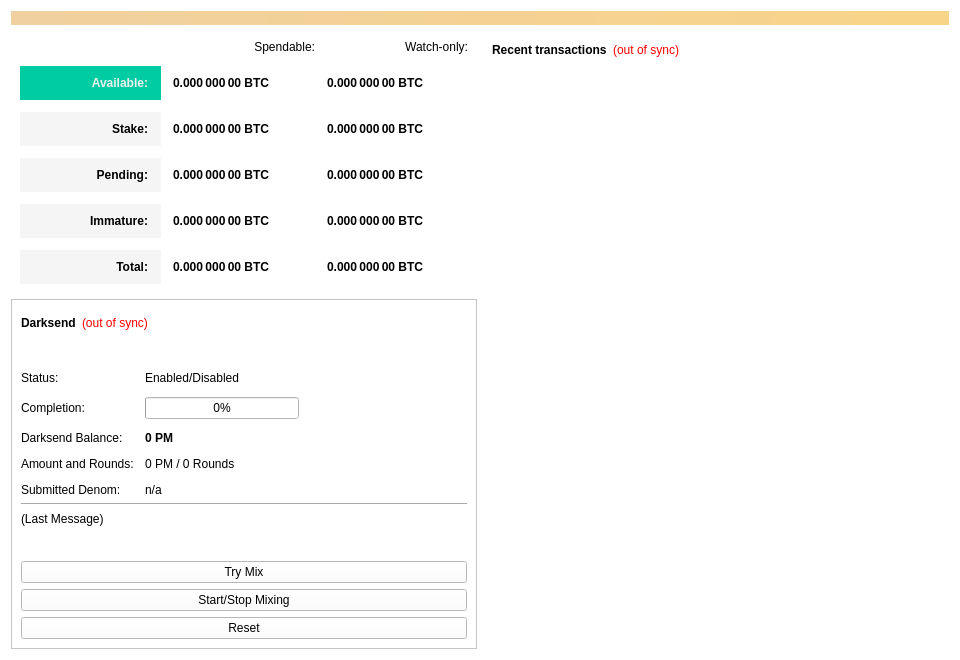
<?xml version="1.0" encoding="UTF-8"?>
<ui version="4.0">
 <class>OverviewPage</class>
 <widget class="QWidget" name="OverviewPage">
  <property name="geometry">
   <rect>
    <x>0</x>
    <y>0</y>
    <width>960</width>
    <height>594</height>
   </rect>
  </property>
  <property name="minimumSize">
   <size>
    <width>960</width>
    <height>0</height>
   </size>
  </property>
  <property name="windowTitle">
   <string>Form</string>
  </property>
  <property name="styleSheet">
   <string notr="true">background-color: rgb(255, 255, 255);</string>
  </property>
  <layout class="QVBoxLayout" name="topLayout">
   <item>
    <widget class="QLabel" name="labelAlerts">
     <property name="visible">
      <bool>false</bool>
     </property>
     <property name="styleSheet">
      <string notr="true">background-color: qlineargradient(x1: 0, y1: 0, x2: 1, y2: 0, stop:0 #F0D0A0, stop:1 #F8D488); color:#000000;</string>
     </property>
     <property name="wordWrap">
      <bool>true</bool>
     </property>
     <property name="margin">
      <number>3</number>
     </property>
    </widget>
   </item>
   <item>
    <layout class="QHBoxLayout" name="horizontalLayout" stretch="1,1">
     <item>
      <layout class="QVBoxLayout" name="verticalLayout_2">
       <item>
        <widget class="QFrame" name="frame">
         <property name="styleSheet">
          <string notr="true">border:0</string>
         </property>
         <property name="frameShape">
          <enum>QFrame::StyledPanel</enum>
         </property>
         <property name="frameShadow">
          <enum>QFrame::Raised</enum>
         </property>
         <layout class="QVBoxLayout" name="verticalLayout_4">
          <item>
           <layout class="QGridLayout" name="gridLayout">
            <property name="spacing">
             <number>12</number>
            </property>
            <item row="5" column="0">
             <widget class="QLabel" name="labelTotalText">
              <property name="styleSheet">
               <string notr="true">background-color: rgb(245, 245, 245);
color: rgb(0, 0, 0);
 font-weight: 900;
padding: 10px;</string>
              </property>
              <property name="text">
               <string>Total:</string>
              </property>
              <property name="alignment">
               <set>Qt::AlignRight|Qt::AlignTrailing|Qt::AlignVCenter</set>
              </property>
             </widget>
            </item>
            <item row="1" column="2">
             <widget class="QLabel" name="labelWatchAvailable">
              <property name="font">
               <font>
                <weight>75</weight>
                <bold>true</bold>
               </font>
              </property>
              <property name="cursor">
               <cursorShape>IBeamCursor</cursorShape>
              </property>
              <property name="toolTip">
               <string>Your current balance in watch-only addresses</string>
              </property>
              <property name="text">
               <string notr="true">0.000 000 00 BTC</string>
              </property>
              <property name="alignment">
               <set>Qt::AlignLeading|Qt::AlignLeft|Qt::AlignVCenter</set>
              </property>
              <property name="textInteractionFlags">
               <set>Qt::LinksAccessibleByMouse|Qt::TextSelectableByKeyboard|Qt::TextSelectableByMouse</set>
              </property>
             </widget>
            </item>
            <item row="3" column="0">
             <widget class="QLabel" name="labelPendingText">
              <property name="styleSheet">
               <string notr="true">background-color: rgb(245, 245, 245);
color: rgb(0, 0, 0);
 font-weight: 900;
padding: 10px;</string>
              </property>
              <property name="text">
               <string>Pending:</string>
              </property>
              <property name="alignment">
               <set>Qt::AlignRight|Qt::AlignTrailing|Qt::AlignVCenter</set>
              </property>
             </widget>
            </item>
            <item row="4" column="2">
             <widget class="QLabel" name="labelWatchImmature">
              <property name="font">
               <font>
                <weight>75</weight>
                <bold>true</bold>
               </font>
              </property>
              <property name="cursor">
               <cursorShape>IBeamCursor</cursorShape>
              </property>
              <property name="toolTip">
               <string>Mined balance in watch-only addresses that has not yet matured</string>
              </property>
              <property name="text">
               <string notr="true">0.000 000 00 BTC</string>
              </property>
              <property name="alignment">
               <set>Qt::AlignLeading|Qt::AlignLeft|Qt::AlignVCenter</set>
              </property>
              <property name="textInteractionFlags">
               <set>Qt::LinksAccessibleByMouse|Qt::TextSelectableByKeyboard|Qt::TextSelectableByMouse</set>
              </property>
             </widget>
            </item>
            <item row="3" column="2">
             <widget class="QLabel" name="labelWatchPending">
              <property name="font">
               <font>
                <weight>75</weight>
                <bold>true</bold>
               </font>
              </property>
              <property name="cursor">
               <cursorShape>IBeamCursor</cursorShape>
              </property>
              <property name="toolTip">
               <string>Unconfirmed transactions to watch-only addresses</string>
              </property>
              <property name="text">
               <string notr="true">0.000 000 00 BTC</string>
              </property>
              <property name="alignment">
               <set>Qt::AlignLeading|Qt::AlignLeft|Qt::AlignVCenter</set>
              </property>
              <property name="textInteractionFlags">
               <set>Qt::LinksAccessibleByMouse|Qt::TextSelectableByKeyboard|Qt::TextSelectableByMouse</set>
              </property>
             </widget>
            </item>
            <item row="3" column="1">
             <widget class="QLabel" name="labelUnconfirmed">
              <property name="font">
               <font>
                <weight>75</weight>
                <bold>true</bold>
               </font>
              </property>
              <property name="cursor">
               <cursorShape>IBeamCursor</cursorShape>
              </property>
              <property name="toolTip">
               <string>Total of transactions that have yet to be confirmed, and do not yet count toward the spendable balance</string>
              </property>
              <property name="text">
               <string notr="true">0.000 000 00 BTC</string>
              </property>
              <property name="alignment">
               <set>Qt::AlignLeading|Qt::AlignLeft|Qt::AlignVCenter</set>
              </property>
              <property name="textInteractionFlags">
               <set>Qt::LinksAccessibleByMouse|Qt::TextSelectableByKeyboard|Qt::TextSelectableByMouse</set>
              </property>
             </widget>
            </item>
            <item row="4" column="0">
             <widget class="QLabel" name="labelImmatureText">
              <property name="styleSheet">
               <string notr="true">background-color: rgb(245, 245, 245);
color: rgb(0, 0, 0);
 font-weight: 900;
padding: 10px;</string>
              </property>
              <property name="text">
               <string>Immature:</string>
              </property>
              <property name="alignment">
               <set>Qt::AlignRight|Qt::AlignTrailing|Qt::AlignVCenter</set>
              </property>
             </widget>
            </item>
            <item row="2" column="2">
             <widget class="QLabel" name="labelWatchStake">
              <property name="font">
               <font>
                <weight>75</weight>
                <bold>true</bold>
               </font>
              </property>
              <property name="cursor">
               <cursorShape>IBeamCursor</cursorShape>
              </property>
              <property name="toolTip">
               <string>Total of coins that was staked in watch-only addresses, and do not yet count toward the current watch-only balance</string>
              </property>
              <property name="text">
               <string notr="true">0.000 000 00 BTC</string>
              </property>
              <property name="alignment">
               <set>Qt::AlignLeading|Qt::AlignLeft|Qt::AlignVCenter</set>
              </property>
              <property name="textInteractionFlags">
               <set>Qt::LinksAccessibleByMouse|Qt::TextSelectableByKeyboard|Qt::TextSelectableByMouse</set>
              </property>
             </widget>
            </item>
            <item row="2" column="1">
             <widget class="QLabel" name="labelStake">
              <property name="font">
               <font>
                <weight>75</weight>
                <bold>true</bold>
               </font>
              </property>
              <property name="cursor">
               <cursorShape>IBeamCursor</cursorShape>
              </property>
              <property name="toolTip">
               <string>Total of coins that was staked, and do not yet count toward the current balance</string>
              </property>
              <property name="text">
               <string notr="true">0.000 000 00 BTC</string>
              </property>
              <property name="alignment">
               <set>Qt::AlignLeading|Qt::AlignLeft|Qt::AlignVCenter</set>
              </property>
              <property name="textInteractionFlags">
               <set>Qt::LinksAccessibleByMouse|Qt::TextSelectableByKeyboard|Qt::TextSelectableByMouse</set>
              </property>
             </widget>
            </item>
            <item row="5" column="1">
             <widget class="QLabel" name="labelTotal">
              <property name="font">
               <font>
                <weight>75</weight>
                <bold>true</bold>
               </font>
              </property>
              <property name="cursor">
               <cursorShape>IBeamCursor</cursorShape>
              </property>
              <property name="toolTip">
               <string>Your current total balance</string>
              </property>
              <property name="text">
               <string notr="true">0.000 000 00 BTC</string>
              </property>
              <property name="alignment">
               <set>Qt::AlignLeading|Qt::AlignLeft|Qt::AlignVCenter</set>
              </property>
              <property name="textInteractionFlags">
               <set>Qt::LinksAccessibleByMouse|Qt::TextSelectableByKeyboard|Qt::TextSelectableByMouse</set>
              </property>
             </widget>
            </item>
            <item row="4" column="1">
             <widget class="QLabel" name="labelImmature">
              <property name="font">
               <font>
                <weight>75</weight>
                <bold>true</bold>
               </font>
              </property>
              <property name="cursor">
               <cursorShape>IBeamCursor</cursorShape>
              </property>
              <property name="toolTip">
               <string>Mined balance that has not yet matured</string>
              </property>
              <property name="text">
               <string notr="true">0.000 000 00 BTC</string>
              </property>
              <property name="alignment">
               <set>Qt::AlignLeading|Qt::AlignLeft|Qt::AlignVCenter</set>
              </property>
              <property name="textInteractionFlags">
               <set>Qt::LinksAccessibleByMouse|Qt::TextSelectableByKeyboard|Qt::TextSelectableByMouse</set>
              </property>
             </widget>
            </item>
            <item row="0" column="1">
             <widget class="QLabel" name="labelSpendable">
              <property name="text">
               <string>Spendable:</string>
              </property>
              <property name="alignment">
               <set>Qt::AlignRight|Qt::AlignTrailing|Qt::AlignVCenter</set>
              </property>
             </widget>
            </item>
            <item row="1" column="1">
             <widget class="QLabel" name="labelBalance">
              <property name="font">
               <font>
                <weight>75</weight>
                <bold>true</bold>
               </font>
              </property>
              <property name="cursor">
               <cursorShape>IBeamCursor</cursorShape>
              </property>
              <property name="toolTip">
               <string>Your current spendable balance</string>
              </property>
              <property name="text">
               <string notr="true">0.000 000 00 BTC</string>
              </property>
              <property name="alignment">
               <set>Qt::AlignLeading|Qt::AlignLeft|Qt::AlignVCenter</set>
              </property>
              <property name="textInteractionFlags">
               <set>Qt::LinksAccessibleByMouse|Qt::TextSelectableByKeyboard|Qt::TextSelectableByMouse</set>
              </property>
             </widget>
            </item>
            <item row="2" column="0">
             <widget class="QLabel" name="label_10">
              <property name="styleSheet">
               <string notr="true">background-color: rgb(245, 245, 245);
color: rgb(0, 0, 0);
 font-weight: 900;
padding: 10px;</string>
              </property>
              <property name="text">
               <string>Stake:</string>
              </property>
              <property name="alignment">
               <set>Qt::AlignRight|Qt::AlignTrailing|Qt::AlignVCenter</set>
              </property>
             </widget>
            </item>
            <item row="5" column="2">
             <widget class="QLabel" name="labelWatchTotal">
              <property name="font">
               <font>
                <weight>75</weight>
                <bold>true</bold>
               </font>
              </property>
              <property name="cursor">
               <cursorShape>IBeamCursor</cursorShape>
              </property>
              <property name="toolTip">
               <string>Current total balance in watch-only addresses</string>
              </property>
              <property name="text">
               <string notr="true">0.000 000 00 BTC</string>
              </property>
              <property name="alignment">
               <set>Qt::AlignLeading|Qt::AlignLeft|Qt::AlignVCenter</set>
              </property>
              <property name="textInteractionFlags">
               <set>Qt::LinksAccessibleByMouse|Qt::TextSelectableByKeyboard|Qt::TextSelectableByMouse</set>
              </property>
             </widget>
            </item>
            <item row="0" column="2">
             <widget class="QLabel" name="labelWatchonly">
              <property name="text">
               <string>Watch-only:</string>
              </property>
              <property name="alignment">
               <set>Qt::AlignRight|Qt::AlignTrailing|Qt::AlignVCenter</set>
              </property>
             </widget>
            </item>
            <item row="1" column="0">
             <widget class="QLabel" name="labelBalanceText">
              <property name="layoutDirection">
               <enum>Qt::LeftToRight</enum>
              </property>
              <property name="autoFillBackground">
               <bool>false</bool>
              </property>
              <property name="styleSheet">
               <string notr="true">background-color: rgb(0, 204, 163);
color: rgb(238, 238, 236);
 font-weight: 900;
padding: 10px;
</string>
              </property>
              <property name="text">
               <string>Available:</string>
              </property>
              <property name="alignment">
               <set>Qt::AlignRight|Qt::AlignTrailing|Qt::AlignVCenter</set>
              </property>
              <property name="margin">
               <number>0</number>
              </property>
              <property name="indent">
               <number>-1</number>
              </property>
             </widget>
            </item>
           </layout>
          </item>
         </layout>
        </widget>
       </item>
       <item>
        <widget class="QFrame" name="frameDarksend">
         <property name="sizePolicy">
          <sizepolicy hsizetype="Expanding" vsizetype="Expanding">
           <horstretch>0</horstretch>
           <verstretch>0</verstretch>
          </sizepolicy>
         </property>
         <property name="minimumSize">
          <size>
           <width>0</width>
           <height>350</height>
          </size>
         </property>
         <property name="visible">
          <bool>false</bool>
         </property>
         <property name="layoutDirection">
          <enum>Qt::LeftToRight</enum>
         </property>
         <property name="frameShape">
          <enum>QFrame::StyledPanel</enum>
         </property>
         <property name="frameShadow">
          <enum>QFrame::Raised</enum>
         </property>
         <layout class="QVBoxLayout" name="verticalLayout_5">
          <item>
           <layout class="QHBoxLayout" name="horizontalLayout_5">
            <item>
             <widget class="QLabel" name="label_2">
              <property name="font">
               <font>
                <weight>75</weight>
                <bold>true</bold>
               </font>
              </property>
              <property name="text">
               <string>Darksend</string>
              </property>
             </widget>
            </item>
            <item>
             <widget class="QLabel" name="labelDarksendSyncStatus">
              <property name="toolTip">
               <string>The displayed information may be out of date. Your wallet automatically synchronizes with the EthCash network after a connection is established, but this process has not completed yet.</string>
              </property>
              <property name="styleSheet">
               <string notr="true">QLabel { color: red; }</string>
              </property>
              <property name="text">
               <string notr="true">(out of sync)</string>
              </property>
              <property name="alignment">
               <set>Qt::AlignLeading|Qt::AlignLeft|Qt::AlignVCenter</set>
              </property>
             </widget>
            </item>
            <item>
             <spacer name="horizontalSpacer_4">
              <property name="orientation">
               <enum>Qt::Horizontal</enum>
              </property>
              <property name="sizeHint" stdset="0">
               <size>
                <width>40</width>
                <height>20</height>
               </size>
              </property>
             </spacer>
            </item>
           </layout>
          </item>
          <item>
           <widget class="QPushButton" name="runAutoDenom">
            <property name="palette">
             <palette>
              <active>
               <colorrole role="WindowText">
                <brush brushstyle="SolidPattern">
                 <color alpha="255">
                  <red>0</red>
                  <green>0</green>
                  <blue>0</blue>
                 </color>
                </brush>
               </colorrole>
               <colorrole role="Button">
                <brush brushstyle="SolidPattern">
                 <color alpha="255">
                  <red>255</red>
                  <green>255</green>
                  <blue>255</blue>
                 </color>
                </brush>
               </colorrole>
               <colorrole role="Light">
                <brush brushstyle="SolidPattern">
                 <color alpha="255">
                  <red>255</red>
                  <green>255</green>
                  <blue>255</blue>
                 </color>
                </brush>
               </colorrole>
               <colorrole role="Midlight">
                <brush brushstyle="SolidPattern">
                 <color alpha="255">
                  <red>247</red>
                  <green>246</green>
                  <blue>246</blue>
                 </color>
                </brush>
               </colorrole>
               <colorrole role="Dark">
                <brush brushstyle="SolidPattern">
                 <color alpha="255">
                  <red>119</red>
                  <green>119</green>
                  <blue>119</blue>
                 </color>
                </brush>
               </colorrole>
               <colorrole role="Mid">
                <brush brushstyle="SolidPattern">
                 <color alpha="255">
                  <red>159</red>
                  <green>159</green>
                  <blue>159</blue>
                 </color>
                </brush>
               </colorrole>
               <colorrole role="Text">
                <brush brushstyle="SolidPattern">
                 <color alpha="255">
                  <red>0</red>
                  <green>0</green>
                  <blue>0</blue>
                 </color>
                </brush>
               </colorrole>
               <colorrole role="BrightText">
                <brush brushstyle="SolidPattern">
                 <color alpha="255">
                  <red>255</red>
                  <green>255</green>
                  <blue>255</blue>
                 </color>
                </brush>
               </colorrole>
               <colorrole role="ButtonText">
                <brush brushstyle="SolidPattern">
                 <color alpha="255">
                  <red>0</red>
                  <green>0</green>
                  <blue>0</blue>
                 </color>
                </brush>
               </colorrole>
               <colorrole role="Base">
                <brush brushstyle="SolidPattern">
                 <color alpha="255">
                  <red>255</red>
                  <green>255</green>
                  <blue>255</blue>
                 </color>
                </brush>
               </colorrole>
               <colorrole role="Window">
                <brush brushstyle="SolidPattern">
                 <color alpha="255">
                  <red>255</red>
                  <green>255</green>
                  <blue>255</blue>
                 </color>
                </brush>
               </colorrole>
               <colorrole role="Shadow">
                <brush brushstyle="SolidPattern">
                 <color alpha="255">
                  <red>0</red>
                  <green>0</green>
                  <blue>0</blue>
                 </color>
                </brush>
               </colorrole>
               <colorrole role="AlternateBase">
                <brush brushstyle="SolidPattern">
                 <color alpha="255">
                  <red>247</red>
                  <green>246</green>
                  <blue>246</blue>
                 </color>
                </brush>
               </colorrole>
               <colorrole role="ToolTipBase">
                <brush brushstyle="SolidPattern">
                 <color alpha="255">
                  <red>255</red>
                  <green>255</green>
                  <blue>220</blue>
                 </color>
                </brush>
               </colorrole>
               <colorrole role="ToolTipText">
                <brush brushstyle="SolidPattern">
                 <color alpha="255">
                  <red>0</red>
                  <green>0</green>
                  <blue>0</blue>
                 </color>
                </brush>
               </colorrole>
              </active>
              <inactive>
               <colorrole role="WindowText">
                <brush brushstyle="SolidPattern">
                 <color alpha="255">
                  <red>0</red>
                  <green>0</green>
                  <blue>0</blue>
                 </color>
                </brush>
               </colorrole>
               <colorrole role="Button">
                <brush brushstyle="SolidPattern">
                 <color alpha="255">
                  <red>255</red>
                  <green>255</green>
                  <blue>255</blue>
                 </color>
                </brush>
               </colorrole>
               <colorrole role="Light">
                <brush brushstyle="SolidPattern">
                 <color alpha="255">
                  <red>255</red>
                  <green>255</green>
                  <blue>255</blue>
                 </color>
                </brush>
               </colorrole>
               <colorrole role="Midlight">
                <brush brushstyle="SolidPattern">
                 <color alpha="255">
                  <red>247</red>
                  <green>246</green>
                  <blue>246</blue>
                 </color>
                </brush>
               </colorrole>
               <colorrole role="Dark">
                <brush brushstyle="SolidPattern">
                 <color alpha="255">
                  <red>119</red>
                  <green>119</green>
                  <blue>119</blue>
                 </color>
                </brush>
               </colorrole>
               <colorrole role="Mid">
                <brush brushstyle="SolidPattern">
                 <color alpha="255">
                  <red>159</red>
                  <green>159</green>
                  <blue>159</blue>
                 </color>
                </brush>
               </colorrole>
               <colorrole role="Text">
                <brush brushstyle="SolidPattern">
                 <color alpha="255">
                  <red>0</red>
                  <green>0</green>
                  <blue>0</blue>
                 </color>
                </brush>
               </colorrole>
               <colorrole role="BrightText">
                <brush brushstyle="SolidPattern">
                 <color alpha="255">
                  <red>255</red>
                  <green>255</green>
                  <blue>255</blue>
                 </color>
                </brush>
               </colorrole>
               <colorrole role="ButtonText">
                <brush brushstyle="SolidPattern">
                 <color alpha="255">
                  <red>0</red>
                  <green>0</green>
                  <blue>0</blue>
                 </color>
                </brush>
               </colorrole>
               <colorrole role="Base">
                <brush brushstyle="SolidPattern">
                 <color alpha="255">
                  <red>255</red>
                  <green>255</green>
                  <blue>255</blue>
                 </color>
                </brush>
               </colorrole>
               <colorrole role="Window">
                <brush brushstyle="SolidPattern">
                 <color alpha="255">
                  <red>255</red>
                  <green>255</green>
                  <blue>255</blue>
                 </color>
                </brush>
               </colorrole>
               <colorrole role="Shadow">
                <brush brushstyle="SolidPattern">
                 <color alpha="255">
                  <red>0</red>
                  <green>0</green>
                  <blue>0</blue>
                 </color>
                </brush>
               </colorrole>
               <colorrole role="AlternateBase">
                <brush brushstyle="SolidPattern">
                 <color alpha="255">
                  <red>247</red>
                  <green>246</green>
                  <blue>246</blue>
                 </color>
                </brush>
               </colorrole>
               <colorrole role="ToolTipBase">
                <brush brushstyle="SolidPattern">
                 <color alpha="255">
                  <red>255</red>
                  <green>255</green>
                  <blue>220</blue>
                 </color>
                </brush>
               </colorrole>
               <colorrole role="ToolTipText">
                <brush brushstyle="SolidPattern">
                 <color alpha="255">
                  <red>0</red>
                  <green>0</green>
                  <blue>0</blue>
                 </color>
                </brush>
               </colorrole>
              </inactive>
              <disabled>
               <colorrole role="WindowText">
                <brush brushstyle="SolidPattern">
                 <color alpha="255">
                  <red>119</red>
                  <green>119</green>
                  <blue>119</blue>
                 </color>
                </brush>
               </colorrole>
               <colorrole role="Button">
                <brush brushstyle="SolidPattern">
                 <color alpha="255">
                  <red>255</red>
                  <green>255</green>
                  <blue>255</blue>
                 </color>
                </brush>
               </colorrole>
               <colorrole role="Light">
                <brush brushstyle="SolidPattern">
                 <color alpha="255">
                  <red>255</red>
                  <green>255</green>
                  <blue>255</blue>
                 </color>
                </brush>
               </colorrole>
               <colorrole role="Midlight">
                <brush brushstyle="SolidPattern">
                 <color alpha="255">
                  <red>247</red>
                  <green>246</green>
                  <blue>246</blue>
                 </color>
                </brush>
               </colorrole>
               <colorrole role="Dark">
                <brush brushstyle="SolidPattern">
                 <color alpha="255">
                  <red>119</red>
                  <green>119</green>
                  <blue>119</blue>
                 </color>
                </brush>
               </colorrole>
               <colorrole role="Mid">
                <brush brushstyle="SolidPattern">
                 <color alpha="255">
                  <red>159</red>
                  <green>159</green>
                  <blue>159</blue>
                 </color>
                </brush>
               </colorrole>
               <colorrole role="Text">
                <brush brushstyle="SolidPattern">
                 <color alpha="255">
                  <red>119</red>
                  <green>119</green>
                  <blue>119</blue>
                 </color>
                </brush>
               </colorrole>
               <colorrole role="BrightText">
                <brush brushstyle="SolidPattern">
                 <color alpha="255">
                  <red>255</red>
                  <green>255</green>
                  <blue>255</blue>
                 </color>
                </brush>
               </colorrole>
               <colorrole role="ButtonText">
                <brush brushstyle="SolidPattern">
                 <color alpha="255">
                  <red>119</red>
                  <green>119</green>
                  <blue>119</blue>
                 </color>
                </brush>
               </colorrole>
               <colorrole role="Base">
                <brush brushstyle="SolidPattern">
                 <color alpha="255">
                  <red>255</red>
                  <green>255</green>
                  <blue>255</blue>
                 </color>
                </brush>
               </colorrole>
               <colorrole role="Window">
                <brush brushstyle="SolidPattern">
                 <color alpha="255">
                  <red>255</red>
                  <green>255</green>
                  <blue>255</blue>
                 </color>
                </brush>
               </colorrole>
               <colorrole role="Shadow">
                <brush brushstyle="SolidPattern">
                 <color alpha="255">
                  <red>0</red>
                  <green>0</green>
                  <blue>0</blue>
                 </color>
                </brush>
               </colorrole>
               <colorrole role="AlternateBase">
                <brush brushstyle="SolidPattern">
                 <color alpha="255">
                  <red>239</red>
                  <green>238</green>
                  <blue>238</blue>
                 </color>
                </brush>
               </colorrole>
               <colorrole role="ToolTipBase">
                <brush brushstyle="SolidPattern">
                 <color alpha="255">
                  <red>255</red>
                  <green>255</green>
                  <blue>220</blue>
                 </color>
                </brush>
               </colorrole>
               <colorrole role="ToolTipText">
                <brush brushstyle="SolidPattern">
                 <color alpha="255">
                  <red>0</red>
                  <green>0</green>
                  <blue>0</blue>
                 </color>
                </brush>
               </colorrole>
              </disabled>
             </palette>
            </property>
            <property name="focusPolicy">
             <enum>Qt::NoFocus</enum>
            </property>
            <property name="autoFillBackground">
             <bool>false</bool>
            </property>
            <property name="text">
             <string/>
            </property>
            <property name="flat">
             <bool>true</bool>
            </property>
           </widget>
          </item>
          <item>
           <layout class="QFormLayout" name="formLayout">
            <property name="fieldGrowthPolicy">
             <enum>QFormLayout::AllNonFixedFieldsGrow</enum>
            </property>
            <property name="horizontalSpacing">
             <number>11</number>
            </property>
            <property name="verticalSpacing">
             <number>12</number>
            </property>
            <item row="0" column="0">
             <widget class="QLabel" name="label_6">
              <property name="text">
               <string>Status:</string>
              </property>
             </widget>
            </item>
            <item row="1" column="0">
             <widget class="QLabel" name="label_7">
              <property name="text">
               <string>Completion:</string>
              </property>
             </widget>
            </item>
            <item row="1" column="1">
             <widget class="QProgressBar" name="darksendProgress">
              <property name="maximumSize">
               <size>
                <width>154</width>
                <height>16777215</height>
               </size>
              </property>
              <property name="value">
               <number>0</number>
              </property>
             </widget>
            </item>
            <item row="3" column="0">
             <widget class="QLabel" name="labelAnonymizedText">
              <property name="text">
               <string>Darksend Balance:</string>
              </property>
             </widget>
            </item>
            <item row="3" column="1">
             <widget class="QLabel" name="labelAnonymized">
              <property name="font">
               <font>
                <weight>75</weight>
                <bold>true</bold>
               </font>
              </property>
              <property name="text">
               <string notr="true">0 PM</string>
              </property>
             </widget>
            </item>
            <item row="4" column="0">
             <widget class="QLabel" name="label_8">
              <property name="text">
               <string>Amount and Rounds:</string>
              </property>
             </widget>
            </item>
            <item row="4" column="1">
             <widget class="QLabel" name="labelAmountRounds">
              <property name="text">
               <string>0 PM / 0 Rounds</string>
              </property>
             </widget>
            </item>
            <item row="5" column="0">
             <widget class="QLabel" name="label_9">
              <property name="text">
               <string>Submitted Denom:</string>
              </property>
             </widget>
            </item>
            <item row="5" column="1">
             <widget class="QLabel" name="labelSubmittedDenom">
              <property name="toolTip">
               <string>The denominations you submitted to the Masternode.&lt;br&gt;To mix, other users must submit the exact same denominations.</string>
              </property>
              <property name="text">
               <string>n/a</string>
              </property>
             </widget>
            </item>
            <item row="0" column="1">
             <widget class="QLabel" name="darksendEnabled">
              <property name="text">
               <string>Enabled/Disabled</string>
              </property>
             </widget>
            </item>
           </layout>
          </item>
          <item>
           <widget class="Line" name="lineLastMessage">
            <property name="orientation">
             <enum>Qt::Horizontal</enum>
            </property>
           </widget>
          </item>
          <item>
           <widget class="QLabel" name="darksendStatus">
            <property name="minimumSize">
             <size>
              <width>288</width>
              <height>43</height>
             </size>
            </property>
            <property name="text">
             <string>(Last Message)</string>
            </property>
            <property name="alignment">
             <set>Qt::AlignLeading|Qt::AlignLeft|Qt::AlignTop</set>
            </property>
            <property name="wordWrap">
             <bool>true</bool>
            </property>
           </widget>
          </item>
          <item>
           <widget class="QPushButton" name="darksendAuto">
            <property name="sizePolicy">
             <sizepolicy hsizetype="MinimumExpanding" vsizetype="Fixed">
              <horstretch>0</horstretch>
              <verstretch>0</verstretch>
             </sizepolicy>
            </property>
            <property name="toolTip">
             <string>Try to manually submit a Darksend request.</string>
            </property>
            <property name="text">
             <string>Try Mix</string>
            </property>
           </widget>
          </item>
          <item>
           <widget class="QPushButton" name="toggleDarksend">
            <property name="sizePolicy">
             <sizepolicy hsizetype="MinimumExpanding" vsizetype="Fixed">
              <horstretch>0</horstretch>
              <verstretch>0</verstretch>
             </sizepolicy>
            </property>
            <property name="text">
             <string>Start/Stop Mixing</string>
            </property>
           </widget>
          </item>
          <item>
           <widget class="QPushButton" name="darksendReset">
            <property name="sizePolicy">
             <sizepolicy hsizetype="MinimumExpanding" vsizetype="Fixed">
              <horstretch>0</horstretch>
              <verstretch>0</verstretch>
             </sizepolicy>
            </property>
            <property name="toolTip">
             <string>Reset the current status of Darksend (can interrupt Darksend if it's in the process of Mixing, which can cost you money!)</string>
            </property>
            <property name="autoFillBackground">
             <bool>false</bool>
            </property>
            <property name="text">
             <string>Reset</string>
            </property>
           </widget>
          </item>
         </layout>
        </widget>
       </item>
       <item>
        <spacer name="verticalSpacer">
         <property name="orientation">
          <enum>Qt::Vertical</enum>
         </property>
         <property name="sizeHint" stdset="0">
          <size>
           <width>20</width>
           <height>40</height>
          </size>
         </property>
        </spacer>
       </item>
      </layout>
     </item>
     <item>
      <layout class="QVBoxLayout" name="verticalLayout_3">
       <item>
        <widget class="QFrame" name="frame_2">
         <property name="styleSheet">
          <string notr="true">border:0</string>
         </property>
         <property name="frameShape">
          <enum>QFrame::StyledPanel</enum>
         </property>
         <property name="frameShadow">
          <enum>QFrame::Raised</enum>
         </property>
         <layout class="QVBoxLayout" name="verticalLayout">
          <item>
           <layout class="QHBoxLayout" name="horizontalLayout_2">
            <item>
             <widget class="QLabel" name="label_4">
              <property name="font">
               <font>
                <weight>99</weight>
                <bold>true</bold>
               </font>
              </property>
              <property name="styleSheet">
               <string notr="true">color: rgb(0, 0, 0);
 font-weight: 900;</string>
              </property>
              <property name="text">
               <string>Recent transactions</string>
              </property>
             </widget>
            </item>
            <item>
             <widget class="QLabel" name="labelTransactionsStatus">
              <property name="cursor">
               <cursorShape>WhatsThisCursor</cursorShape>
              </property>
              <property name="toolTip">
               <string>The displayed information may be out of date. Your wallet automatically synchronizes with the EthCash network after a connection is established, but this process has not completed yet.</string>
              </property>
              <property name="styleSheet">
               <string notr="true">QLabel { color: red; }</string>
              </property>
              <property name="text">
               <string notr="true">(out of sync)</string>
              </property>
              <property name="alignment">
               <set>Qt::AlignRight|Qt::AlignTrailing|Qt::AlignVCenter</set>
              </property>
             </widget>
            </item>
            <item>
             <spacer name="horizontalSpacer">
              <property name="orientation">
               <enum>Qt::Horizontal</enum>
              </property>
              <property name="sizeHint" stdset="0">
               <size>
                <width>40</width>
                <height>20</height>
               </size>
              </property>
             </spacer>
            </item>
           </layout>
          </item>
          <item>
           <widget class="QListView" name="listTransactions">
            <property name="styleSheet">
             <string notr="true">QListView { background: transparent; }</string>
            </property>
            <property name="frameShape">
             <enum>QFrame::NoFrame</enum>
            </property>
            <property name="verticalScrollBarPolicy">
             <enum>Qt::ScrollBarAlwaysOff</enum>
            </property>
            <property name="horizontalScrollBarPolicy">
             <enum>Qt::ScrollBarAlwaysOff</enum>
            </property>
            <property name="selectionMode">
             <enum>QAbstractItemView::NoSelection</enum>
            </property>
           </widget>
          </item>
         </layout>
        </widget>
       </item>
      </layout>
     </item>
    </layout>
   </item>
  </layout>
 </widget>
 <resources/>
 <connections/>
</ui>
